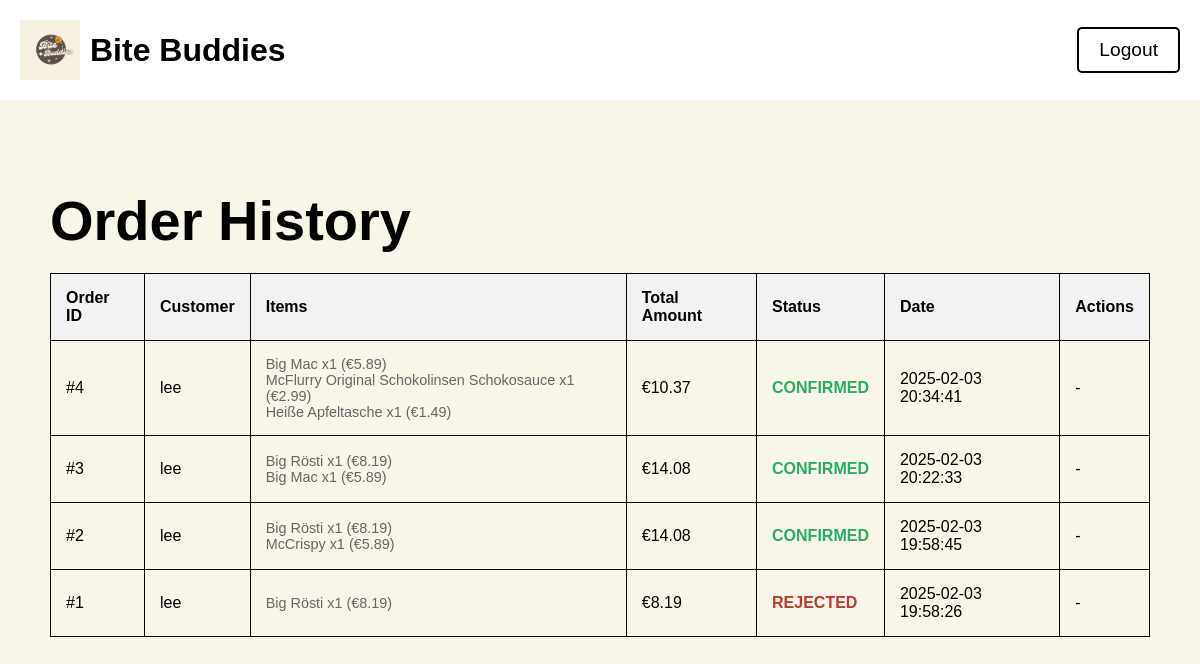
The page /partner/orders (signed in) on the database as committed earlier.
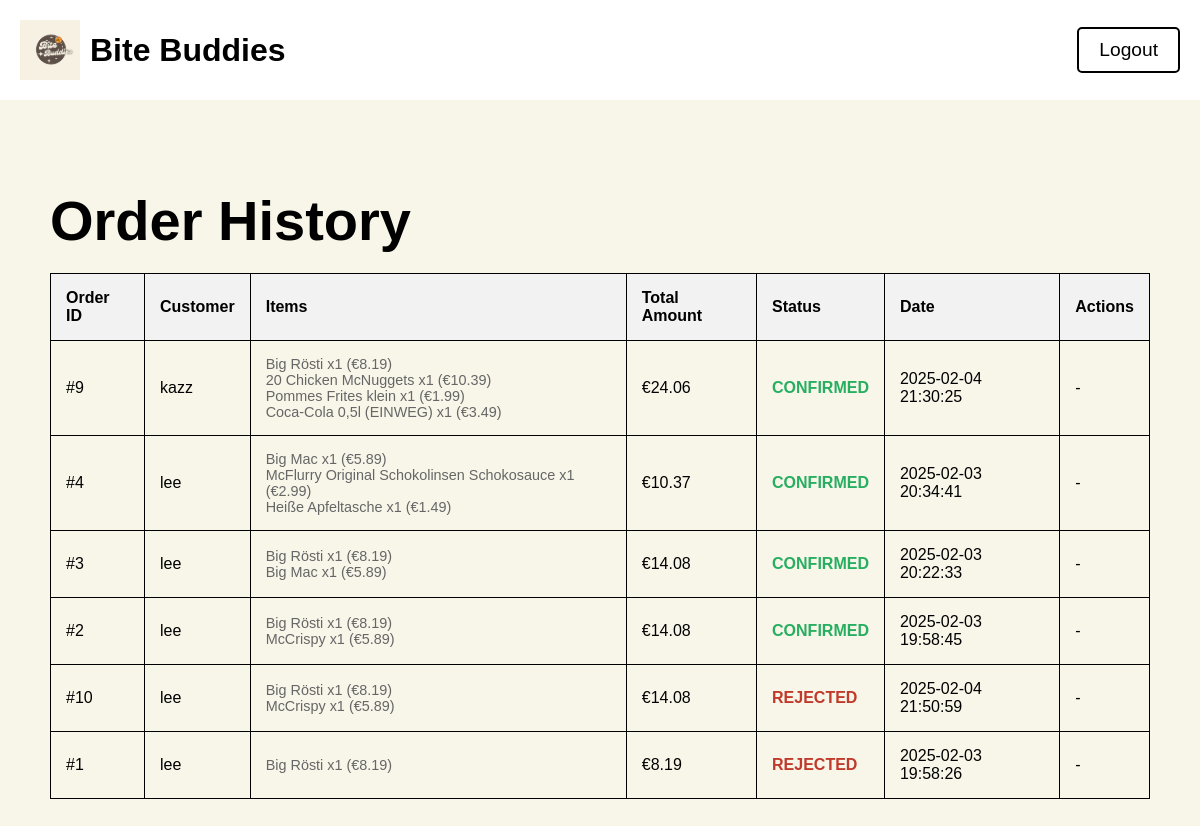
The same page on the database as committed later.
### tables this page shows
CREATE TABLE orders (
            id INTEGER PRIMARY KEY AUTOINCREMENT,
            user_id INTEGER NOT NULL,
            restaurant_id INTEGER NOT NULL,
            total_amount REAL NOT NULL,
            status TEXT NOT NULL CHECK(status IN ('placed', 'confirmed', 'rejected')) DEFAULT 'placed',
            created_at TIMESTAMP DEFAULT CURRENT_TIMESTAMP,
            FOREIGN KEY (user_id) REFERENCES users (id),
            FOREIGN KEY (restaurant_id) REFERENCES restaurants (id)
        );

CREATE TABLE "users" (
	"id"	INTEGER,
	"username"	TEXT NOT NULL,
	"address"	TEXT NOT NULL,
	"email"	TEXT NOT NULL UNIQUE,
	"pincode"	TEXT NOT NULL,
	"password"	TEXT NOT NULL,
	"current_balance"	REAL NOT NULL DEFAULT 100,
	PRIMARY KEY("id" AUTOINCREMENT)
);

CREATE TABLE order_items (
            id INTEGER PRIMARY KEY AUTOINCREMENT,
            order_id INTEGER NOT NULL,
            menu_item_id INTEGER NOT NULL,
            quantity INTEGER NOT NULL,
            price_at_time REAL NOT NULL,
            FOREIGN KEY (order_id) REFERENCES orders (id),
            FOREIGN KEY (menu_item_id) REFERENCES menu_items (id)
        );

CREATE TABLE menu_items (
    id INTEGER PRIMARY KEY AUTOINCREMENT,
    restaurant_id INTEGER NOT NULL,
    name TEXT NOT NULL,
    description TEXT,
    price REAL NOT NULL,
    photo_url TEXT,
    FOREIGN KEY (restaurant_id) REFERENCES restaurants (id)
);

### app.py (the view)
@app.route('/partner/orders')
def partner_orders():
    if 'user_id' not in session:
        return redirect(url_for('partner'))
    conn = get_db_connection()
    try:
        orders = conn.execute('''
            SELECT
                o.id,
                o.total_amount,
                o.status,
                o.created_at,
                u.username,
                u.id as user_id
            FROM orders o
            JOIN users u ON o.user_id = u.id
            WHERE o.restaurant_id = ?
            ORDER BY
                CASE
                    WHEN o.status = 'placed' THEN 1
                    WHEN o.status = 'confirmed' THEN 2
                    WHEN o.status = 'rejected' THEN 3
                END,
                o.created_at DESC
        ''', (session['user_id'],)).fetchall()
        orders_with_items = []
        for order in orders:
            order_dict = dict(order)
            items = conn.execute('''
                SELECT
                    oi.quantity,
                    oi.price_at_time,
                    mi.name
                FROM order_items oi
                JOIN menu_items mi ON oi.menu_item_id = mi.id
                WHERE oi.order_id = ?
            ''', (order['id'],)).fetchall()
            items_list = []
            for item in items:
                items_list.append({
                    'name': item['name'],
                    'quantity': item['quantity'],
                    'price': item['price_at_time']
                })
            order_dict['items'] = items_list
            orders_with_items.append(order_dict)
    except sqlite3.Error as e:
        print(f"Database error: {str(e)}")
        flash("An error occurred while fetching orders.")
        orders_with_items = []
    finally:
        conn.close()
    return render_template('OrderHistory.html', orders=orders_with_items)

### app.py (called while the page is built)
def get_db_connection():
    conn = sqlite3.connect('database/database.db')
    conn.row_factory = sqlite3.Row
    return conn

### templates/OrderHistory.html (shortened to what this page needs)
<!DOCTYPE html>
<html lang="en">
<head>
</head>
<body>
    <header>
        <div class="logo">
            <img src="{{ url_for('static', filename='logo-placeholder.png') }}" alt="Bite Buddies Logo">
            Bite Buddies
        </div>
        <nav>
            <a class="logout" href="{{ url_for('logout') }}">Logout</a>
        </nav>
    </header>
    <main>
        <h1>Order History</h1>
        <table>
            <tr>
                <th>Order ID</th>
                <th>Customer</th>
                <th>Items</th>
                <th>Total Amount</th>
                <th>Status</th>
                <th>Date</th>
                <th>Actions</th>
            </tr>
            {% for order in orders %}
        <tr>
            <td>#{{ order['id'] }}</td>
            <td>{{ order['username'] }}</td>
            <td>
                <div class="order-items">
                {% for item in order['items'] %}
                    {{ item['name'] }} x{{ item['quantity'] }} (€{{ "%.2f"|format(item['price']) }})<br>
                {% endfor %}
                </div>
            </td>
            <td>€{{ "%.2f"|format(order['total_amount']) }}</td>
            <td class="status-{{ order['status'] }}">{{ order['status'].upper() }}</td>
            <td>{{ order['created_at'] }}</td>
            <td>
                {% if order['status'] == 'placed' %}
                <button class="action-button accept-btn" onclick="updateOrderStatus({{ order['id'] }}, 'confirmed', this)">Accept</button>
                <button class="action-button reject-btn" onclick="updateOrderStatus({{ order['id'] }}, 'rejected', this)">Reject</button>
                {% else %}
                -
                {% endif %}
            </td>
        </tr>
        {% endfor %}
        </table>
    </main>
</body>
</html>

### templates/OrderHistory.html (style rules this page uses)
body { font-family: Arial, sans-serif; margin: 0; padding: 0; background-color: #f8f5e9; color: #000; }
header { display: flex; justify-content: space-between; align-items: center; padding: 20px; background-color: #FFF; font-size: 1rem; }
.logo { display: flex; align-items: center; font-size: 2rem; font-weight: bold; }
.logo img { height: 60px; margin-right: 10px; }
nav { display: flex; align-items: center; }
.logout { padding: 10px 20px; font-size: 1.2rem; color: #000; text-decoration: none; border: 2px solid #000; border-radius: 5px; }
main { padding: 50px; }
h1 { font-size: 3.5rem; margin-bottom: 20px; }
table { width: 100%; border-collapse: collapse; margin-bottom: 20px; }
table, th, td { border: 1px solid #000; }
th, td { padding: 15px; text-align: left; }
th { background-color: #f2f2f2; }
.status-confirmed { color: #27ae60; font-weight: bold; }
.status-rejected { color: #c0392b; font-weight: bold; }
.order-items { font-size: 0.9em; color: #666; }

Rows that differ between the two databases and show on the page:
added orders: id "9", username "kazz", total_amount "24.06", status "CONFIRMED", created_at "2025-02-04 21:30:25"
added order_items: name "Big Rösti", quantity "1", price "8.19", shown under "9"
added order_items: name "20 Chicken McNuggets", quantity "1", price "10.39", shown under "9"
added order_items: name "Pommes Frites klein", quantity "1", price "1.99", shown under "9"
added order_items: name "Coca-Cola 0,5l (EINWEG)", quantity "1", price "3.49", shown under "9"
added orders: id "10", username "lee", total_amount "14.08", status "REJECTED", created_at "2025-02-04 21:50:59"
added order_items: name "Big Rösti", quantity "1", price "8.19", shown under "10"
added order_items: name "McCrispy", quantity "1", price "5.89", shown under "10"
